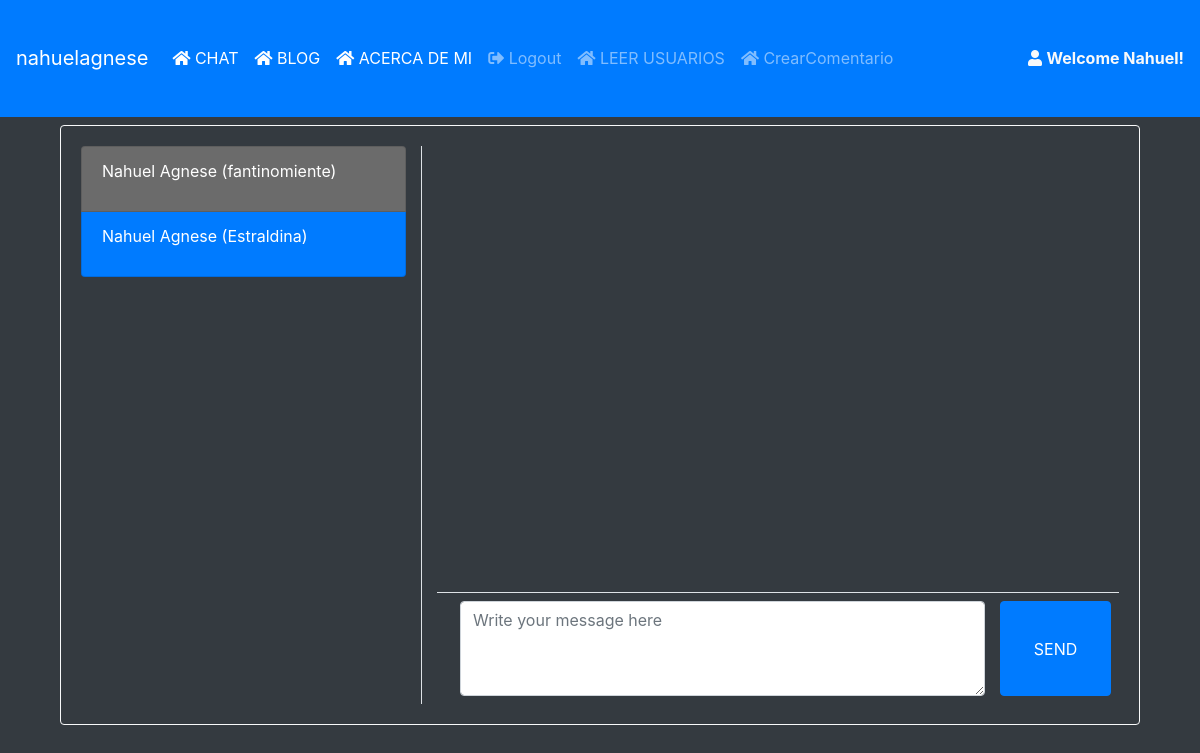
Page /home/?u=4 (signed in) on the earlier database version.
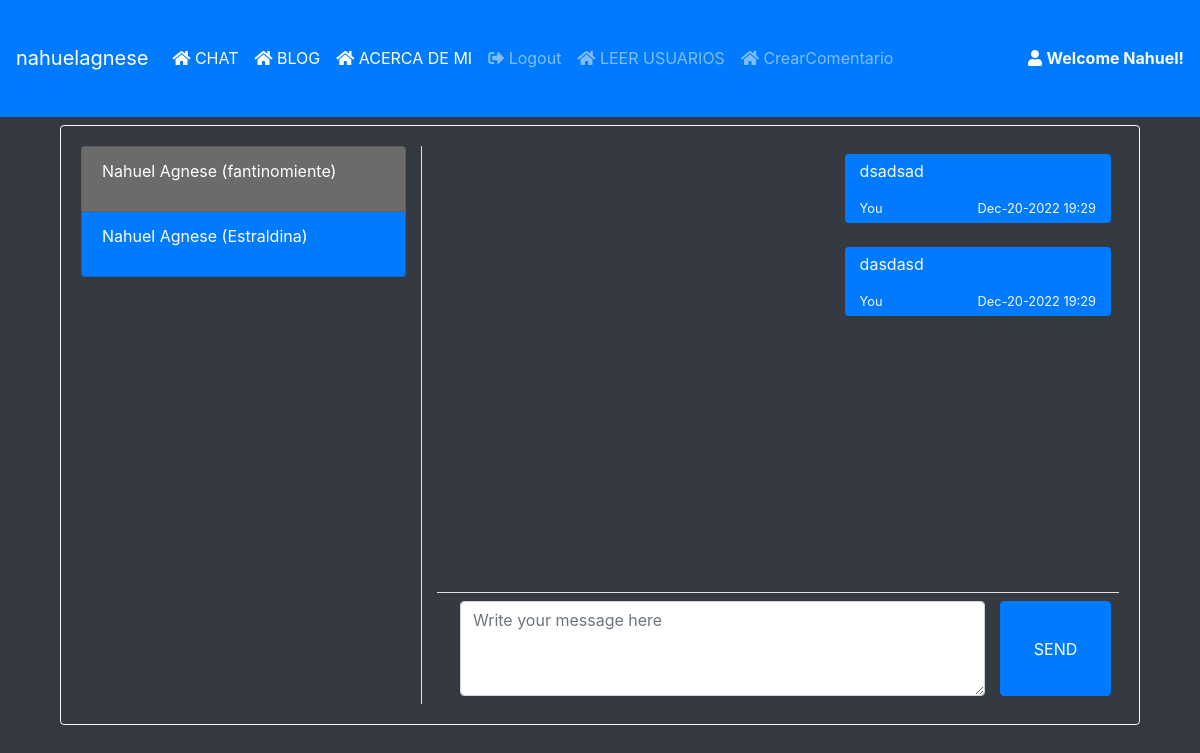
Same page on the later database version.
### chat/models.py (models this page shows, shortened)
class chatMessages(models.Model):
    user_from = models.ForeignKey(User,
        on_delete=models.CASCADE,related_name="+")
    user_to = models.ForeignKey(User,
        on_delete=models.CASCADE,related_name="+")
    message = models.TextField()
    date_created = models.DateTimeField(default=timezone.now)

### chat/views.py (the view)
# urls.py: path('', views.home, name='chat-home'),
@login_required
def home(request):
    User = get_user_model()
    users = User.objects.all()
    chats = {}
    if request.method == 'GET' and 'u' in request.GET:
        chats = chatMessages.objects.filter(Q(user_from=request.user.id, user_to=request.GET['u']) | Q(user_from=request.GET['u'], user_to=request.user.id))
        chats = chats.order_by('date_created')
    context = {
        "page":"home",
        "users":users,
        "chats":chats,
        "chat_id": int(request.GET['u'] if request.method == 'GET' and 'u' in request.GET else 0),
    }
    print(request.GET['u'] if request.method == 'GET' and 'u' in request.GET else 0)
    return render(request,"chat/home.html",context)

### chat/templates/chat/home.html (shortened to what this page needs)
{% extends 'chat/base.html' %} {% load static %}  <img src="{{ imagen }}" alt="">{% block content %}
<div class="container" style="height: 75%;">
    <div class="card bg-dark h-100 border-light">
        <div class="card-body h-100">
            <div class="row h-100">
                <div class="col-md-4 border-right h-100">
                    <div class="list-group bg-dark" id='user-list'>
                        {% for u in users %} {% if not u.id == 1 and not u.id == user.id %}
                        <a class="list-group-item {% if u.id != chat_id %}bg-dark{% else %}bg-primary{% endif %} text-white" href="{% url 'chat-home' %}?u={{u.id}}">
                            <div>
                                <p>{{u.first_name}} {{u.last_name}} ({{u.username}})</p>
                            </div>
                        </a>
                        {% endif %} {% endfor %}
                    </div>
                </div>
                <div class="col-md-8 h-100">
                    {% if not chat_id > 0 %}
                    <div class="h-100 d-flex flex-column justify-content-center align-items-center">
                        <h3>Start Chat now</h3>
                        <p><small class="text-muted">Please select a person to chat with.</small></p>
                    </div>
                    {% else%}
                    <div id="chat-box-field" class="h-100">
                        <div class="chat-box" style="height:80%">
                            {% for chat in chats %} {% if chat.user_from == user %}
                            <div class="p-2 w-100 d-flex justify-content-end">
                                <div class=" chat-bubble  ml-2 mb-2 bg-primary text-light rounded" data-id="{{chat.id}}">
                                    <p>{{chat.message}}</p>
                                    <div class="d-flex justify-content-between"><small>You</small> <small>{{chat.date_created|date:"M-d-Y H:i"}}</small></div>
                                </div>
                            </div>
                            {% endif %} {% endfor %}
                        </div>
                        <div class="chat-box-form border-top p-2" style="height:20%">
                            <div class="w-100 h-100">
                                <form action="" id="chat-submit" class="h-100 d-flex ">
                                    <div class="col-md-10 h-100">
                                        <textarea name="message" id="" class="h-100 w-100 form-control" placeholder="Write your message here"></textarea>
                                    </div>
                                    <button class="button btn btn-primary h-100 w-100 justify-content-center align-items-center d-flex">SEND</button>
                                </form>
                            </div>
                        </div>
                    </div>
                    {% endif %}
                </div>
            </div>
        </div>
    </div>
</div>
{% endblock %}

Differences in the rows shown:
added chatMessages: message "dsadsad", date_created "Dec-20-2022 19:29"
added chatMessages: message "dasdasd", date_created "Dec-20-2022 19:29"
